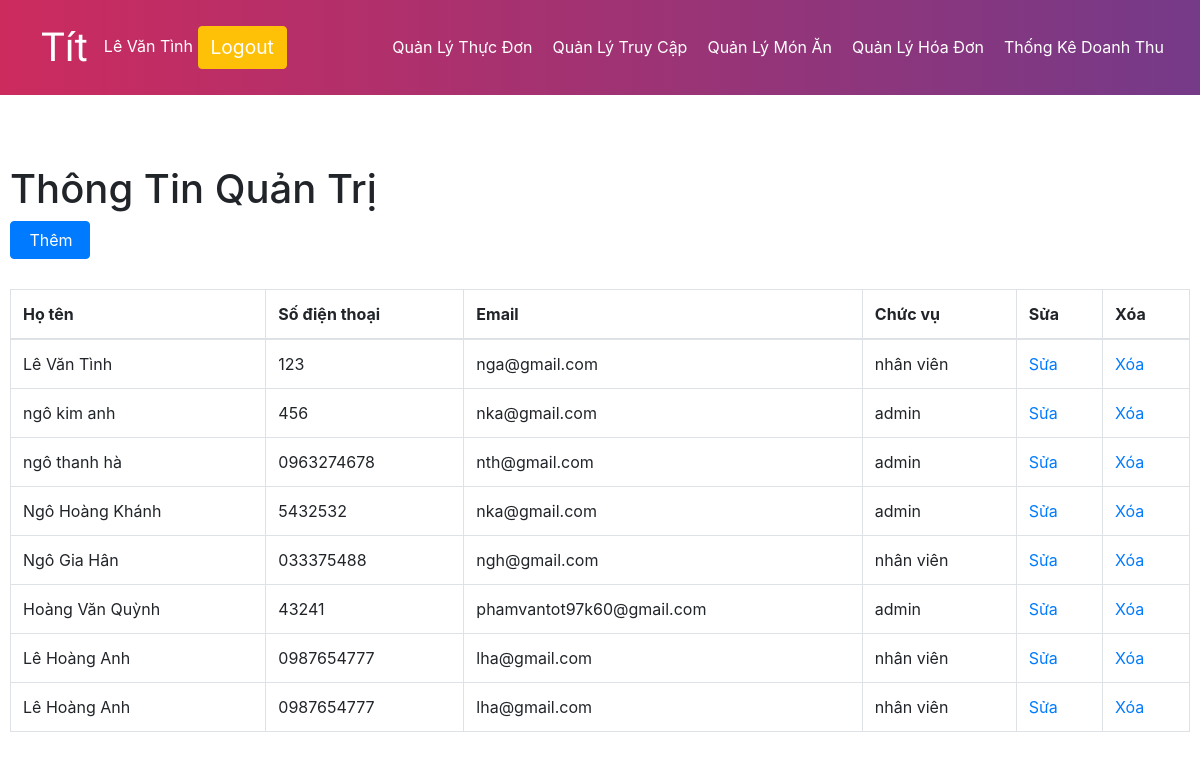
Screenshot of /php/manage_admin.php (signed in) with the database file from the repository.
### tables this page shows
CREATE TABLE `user` (
  `id_user` int(11) NOT NULL,
  `ten_user` varchar(50) NOT NULL,
  `sdt_user` varchar(50) NOT NULL,
  `email_user` varchar(50) NOT NULL,
  `matkhau` varchar(50) NOT NULL,
  `quyen_user` tinyint(4) NOT NULL
);

### php/manage_admin.php (the view, shortened to what this page needs)
<?php
include('session_user.php');
if(isset($_SESSION['login_user'])){
  $sql="SELECT * FROM user where sdt_user = ".$_SESSION['login_user'];
  $result = $conn->query($sql);
  $data = $result->fetch_assoc();
}else{
 header("Location:login.php");
}
?>
<!DOCTYPE html>
<html lang="en">
<head>
    <?php  require("../css/style.php")?>
    <link rel="stylesheet" href="../css/style.css">
    <link rel="stylesheet" href="../css/header_user.css">
    <link rel="stylesheet" href="../css/admin.css">
</head>
<body>
    <div class="container-fuild">
            <div>
                <?php  require("header_admin.php");?>
            </div>
            <div class="container__body">
                <h1 class="mt-4">Thông Tin Quản Trị</h1>
                <div >
                    <button type="button" class="btn btn-primary button "><a href="insert_form_staff.php" class="" style="color:white;">Thêm</a></button>
                </div>
                <table class="table table-bordered table__body">
                    <thead class='thead-purple'>
                        <tr>
                            <th>Họ tên</th>
                            <th>Số điện thoại</th>
                            <th>Email</th>
                            <th>Chức vụ</th>
                            <th>Sửa</th>
                            <th>Xóa</th>
                        </tr>
                    </thead>
                    <tbody>
                        <?php
                            require("connect.php");
                            $sql = "SELECT * FROM user";
                            $result = mysqli_query($conn,$sql);
                            if(mysqli_num_rows($result) > 0){
                                while($row = mysqli_fetch_assoc($result)){
                                    $id=$row['id_user'];
                                    $quyen="";
                                    if($row["quyen_user"]){
                                        $quyen="admin";
                                    }else{
                                        $quyen="nhân viên";
                                    }
                                    echo"<tr><td>"
                                    .$row["ten_user"].
                                    "</td><td>"
                                    .$row["sdt_user"].
                                    "</td><td>"
                                    .$row["email_user"].
                                    "</td><td>"
                                    .$quyen.
                                    "</td><td>
                                    <a href='edit_form_staff.php?id=$id'\">Sửa</a>
                                    </td><td>
                                    <a href='delete_staff.php?id=$id'\">Xóa</a>
                                    </td></tr>";
                                }
                            }
                        ?>
                    </tbody>
                </table>
            </div>
    </div>
</body>
</html>

### php/header_admin.php
<nav class="navbar navbar-expand-lg navbar-custom"> <a class='navbar-brand' href=''>Tít </a>
        <div class="collapse navbar-collapse">
            <ul class="navbar-nav nav mr-auto">
            <li class="reg_form">
                <label for="" style="color: white;"><?=isset($data)?$data['ten_user']:'Admin'?></label>
                <a class="btn btn-warning" href="logout.php"    >Logout</a>
                </li>
            </ul>
            <ul class="navbar-nav nav navbar-right ">
                <li class="header__notify-list-item">
                    <a href="admin.php" class="header__notify-list-link notification"  >Quản Lý Thực Đơn </a>
                </li>
                <li class="header__notify-list-item">
                    <a href="manage_admin.php" class="header__notify-list-link notification"  >Quản Lý Truy Cập </a>
                </li>
                <li class="header__notify-list-item">
                    <a href="manage_product.php" class="header__notify-list-link"  >Quản Lý Món Ăn</a>
                </li>
                <li class="header__notify-list-item">
                    <a href="quanlyhoadon.php" class="header__notify-list-link"  >Quản Lý Hóa Đơn</a>
                </li>
                <li class="header__notify-list-item">
                    <a href="thongke.php" class="header__notify-list-link"  >Thống Kê Doanh Thu</a>
                </li>
            </ul>
        </div>
    </nav>

### css/style.css (style rules this page uses)
* { margin: 0; padding: 0; }
.reg_form>a { font-size: 1.2em; margin-right: 10px; }
.navbar-brand { font-family: 'Sriracha',sans-serif; font-size: 2.5em; color: white !important; padding-left: 25px; font-weight: normal; }
.navbar-custom { background: linear-gradient(to right, rgb(204, 43, 94), rgb(117, 58, 136)); height: 95px; width: 100%; z-index: 999; }
.navbar-nav>li>a { color: white; }
td { margin: 0; }

### css/header_user.css (style rules this page uses)
.header__notify-list-item { position: relative; padding-right:10px; display:inline-block; }
.header__notify-list-link { padding-right:10px; }

### css/admin.css (style rules this page uses)
.container__body { margin:70px 10px; }
.button { margin-bottom:20px; padding-right:10px; margin-right:10px; width:80px; }
.table__body { margin-top:10px; }
.notification { position: relative; }

### css/style.php (style rules this page uses)
body,html { width: 100% !important; margin: 0px !important; padding: 0px !important; overflow-x: hidden !important; }

### rows the page displays
user: ten_user "Lê Văn Tình", sdt_user "123", email_user "nga@gmail.com", quyen_user "nhân viên"
user: ten_user "ngô kim anh", sdt_user "456", email_user "nka@gmail.com", quyen_user "admin"
user: ten_user "ngô thanh hà", sdt_user "0963274678", email_user "nth@gmail.com", quyen_user "admin"
user: ten_user "Ngô Hoàng Khánh", sdt_user "5432532", email_user "nka@gmail.com", quyen_user "admin"
user: ten_user "Ngô Gia Hân", sdt_user "033375488", email_user "ngh@gmail.com", quyen_user "nhân viên"
user: ten_user "Hoàng Văn Quỳnh", sdt_user "43241", email_user "phamvantot97k60@gmail.com", quyen_user "admin"
user: ten_user "Lê Hoàng Anh", sdt_user "0987654777", email_user "lha@gmail.com", quyen_user "nhân viên"
user: ten_user "Lê Hoàng Anh", sdt_user "0987654777", email_user "lha@gmail.com", quyen_user "nhân viên"
